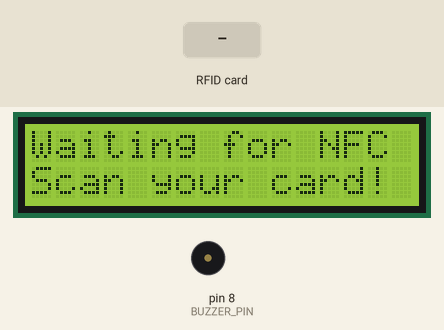
A sketch run on a simulated Arduino Uno, built with avr-gcc and run on an emulated ATmega328P. On the bench: 16×2 character LCD, buzzer (waves = sounding, pin HIGH). The inputs (shaded band) are chosen by the test bench. What the sketch prints to the serial monitor is not drawn.

Above: at 4.2 s.
4.3 s: RFID card 5E 7A 19 C4 held to the reader
At 4.42 s:
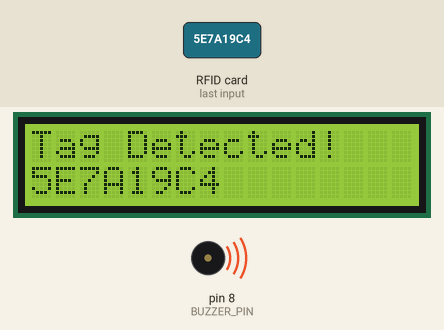
At 5.7 s:
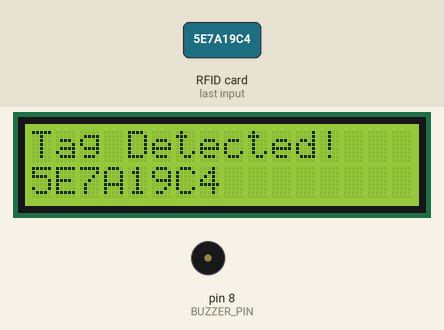
Timing chart, 0 to 7.3 s (numbered marks = the images above; inputs shaded):
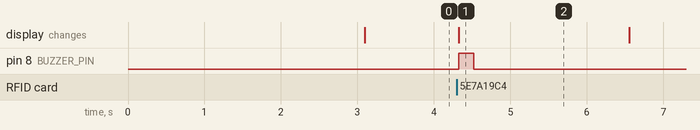

The sketch:

NFCarduino.ino
```cpp
#include <Wire.h>
#include <LiquidCrystal_I2C.h>
#include <PN532_I2C.h>
#include <PN532.h>
#include <NfcAdapter.h>

// LCD
LiquidCrystal_I2C lcd(0x27, 16, 2);

// NFC Module
PN532_I2C pn532_i2c(Wire);
PN532 nfc(pn532_i2c); // <-- CHANGE: use PN532 directly!

// Buzzer
#define BUZZER_PIN 8

void setup() {
  delay(3000);  // Wait 3 seconds to stabilize USB serial
  Serial.begin(115200);
  lcd.init();
  lcd.backlight();
  lcd.clear();
  lcd.setCursor(0, 0);
  lcd.print("Waiting for NFC");
  lcd.setCursor(0, 1);
  lcd.print("Scan your card!");

  nfc.begin();
  nfc.SAMConfig(); // important to config as reader mode

  pinMode(BUZZER_PIN, OUTPUT);
  digitalWrite(BUZZER_PIN, LOW);
}

void beepBuzzer() {
  digitalWrite(BUZZER_PIN, HIGH);
  delay(200);
  digitalWrite(BUZZER_PIN, LOW);
}

void loop() {
  uint8_t success;
  uint8_t uid[7]; // maximum UID length
  uint8_t uidLength;

  success = nfc.readPassiveTargetID(PN532_MIFARE_ISO14443A, uid, &uidLength);

  if (success) {
    String uidString = "";
    for (uint8_t i = 0; i < uidLength; i++) {
      if (uid[i] < 0x10) uidString += "0"; // Add leading zero
      uidString += String(uid[i], HEX);
    }
    uidString.toUpperCase(); // Convert to uppercase for database

    Serial.println(uidString); // ✅ Only send clean UID

    lcd.clear();
    lcd.setCursor(0, 0);
    lcd.print("Tag Detected!");
    lcd.setCursor(0, 1);
    lcd.print(uidString);

    beepBuzzer();

    delay(2000);

    lcd.clear();
    lcd.setCursor(0, 0);
    lcd.print("Waiting for NFC");
    lcd.setCursor(0, 1);
    lcd.print("Scan your card!");
  }

  delay(300); // Small delay
}
```

Measured:
- after the input at 4.3 s, pin 8 (BUZZER_PIN): LOW → HIGH at once, → LOW 0.20 s later; the display: changes at once (image 1)
- what the display in image 1 shows lasts 2.3 s, from 4.3 s to 6.6 s
